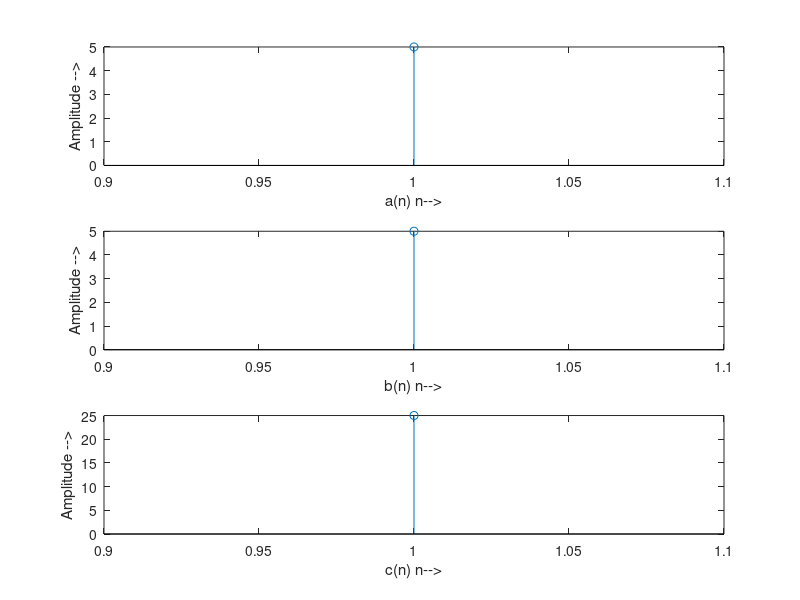

Here is the MATLAB script that generated this plot:
% Program for linear convolution of the sequence x=[1,2] and h=[1,2,4]
clc;
clear all;
close all;
x=input('enter the 1st sequence: ');
h=input('enter the 2nd sequence: ');
y=conv(x,h);
figure;

subplot(3,1,1);
stem(x);ylabel('Amplitude -->');
xlabel('a(n) n-->');

subplot(3,1,2);
stem(h);ylabel('Amplitude -->');
xlabel('b(n) n-->');

subplot(3,1,3);
stem(y);ylabel('Amplitude -->');
xlabel('c(n) n-->');

disp('The resultant signal is');y
